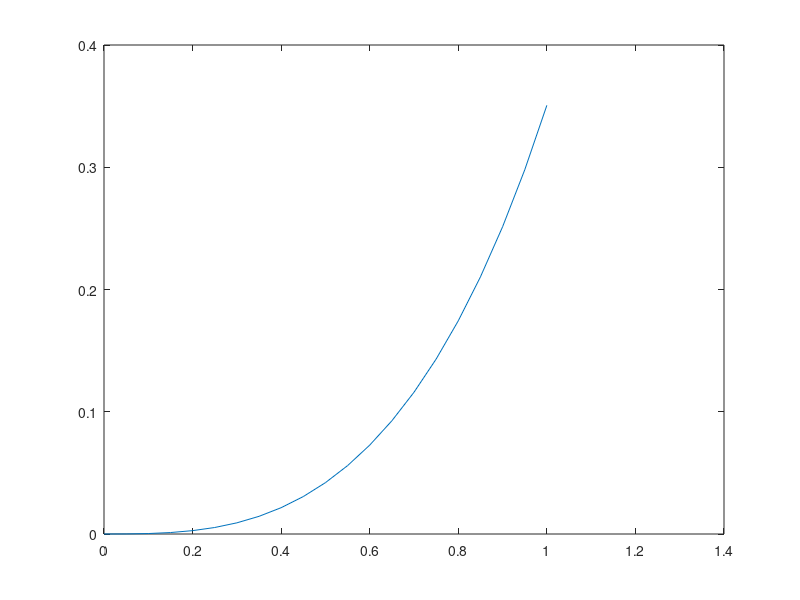

This figure's MATLAB source:
%% Implementacao: Metodos de Euler / Euler Melhorado (Runge-Kutta ordem 1 e 2)
%% EDO-PVI: y'=f(x,y), y(x0)=y0

function edopviModelo()
 %clc
 format long

 % Instancias de testes
 % Indices deslocados de um, pois o Matlab nao tem posicao zero !
 %x(1) = 0; y(1) = 1;    xn = 10; n = 20;  % Exemplo PVI-1: y'=y
 %x(1) = 0; y(1) = 1000; xn = 1;  n = 20;  % Exemplo PVI-1: y'= - x*y
 x(1) = 0; y(1) = 0;    xn = 1;  n = 20;  % Exemplo PVI-1: y'= x^2+y^2
 
 h = (xn-x(1))/n;      % Tamanho do passo
 rk = 2;               % rk = 1: Euler;  rk = 2; Euler melhorado
 switch (rk)
  case 1
   fprintf( '\nMetodo de Euler - Runge-Kutta de primeira ordem \n\n');
   fprintf( 'Iter %2d:  x%02d: %12.9f   y%02d: %14.9f \n', 0, 0, x(1), 0, y(1));
   % Laco: Para i de 1 ate n. Notar que o indice jah estah corrigido
   for i = 1:n
   %   Calcular k1 igual a "h" multiplicado por f(x_i,y_i)
       k1 = h * f(x(i),y(i));
   %   Fazer x_i+1 = x_i + h
       x(i+1) = x(i) + h;
   %   Fazer y_i+1 = y_i + k1
       y(i+1) = y(i) + k1; 
       fprintf( 'Iter %2d:  x%02d: %12.9f   y%02d: %14.9f \n', i, i, x(i+1), i, y(i+1));
   % FimLaco
   end

  case 2
   fprintf( '\nMetodo de Euler Aperfeicoado - Runge-Kutta de segunda ordem \n\n');
   fprintf( 'Iter %2d:  x%02d: %12.9f   y%02d: %14.9f \n', 0, 0, x(1), 0, y(1));
   % Laco: Para i de 1 ate n. Notar que o indice jah estah corrigido
   for i = 1:n
   %   Calcular k1 igual a "h" multiplicado por f(x_i,y_i)
       k1 = h * f(x(i), y(i));
   %   Calcular k2 igual a "h" multiplicado por f(x_i + h,y_i + k1)
       k2 = h * f(x(i)+h, y(i)+k1);
   %   Fazer x_i+1 = x_i + h
       x(i+1) = x(i) + h;
   %   Fazer y_i+1 = y_i + (k1+k2)/2
       y(i+1) = y(i) + (k1 + k2)/2;
       fprintf( 'Iter %2d:  x%02d: %12.9f   y%02d: %14.9f \n', i, i, x(i+1), i, y(i+1));
   % FimLaco
   end

 end
 
 X = 0:0.01:1;
 
 %f1 = (exp(1).^-((X.^2)./2)) * 1000;
 
 
 
 plot(x, y);
  
end

function z = f(x,y)
 %z = y;
 %z = -x*y;
 z = x^2+y^2;
end























